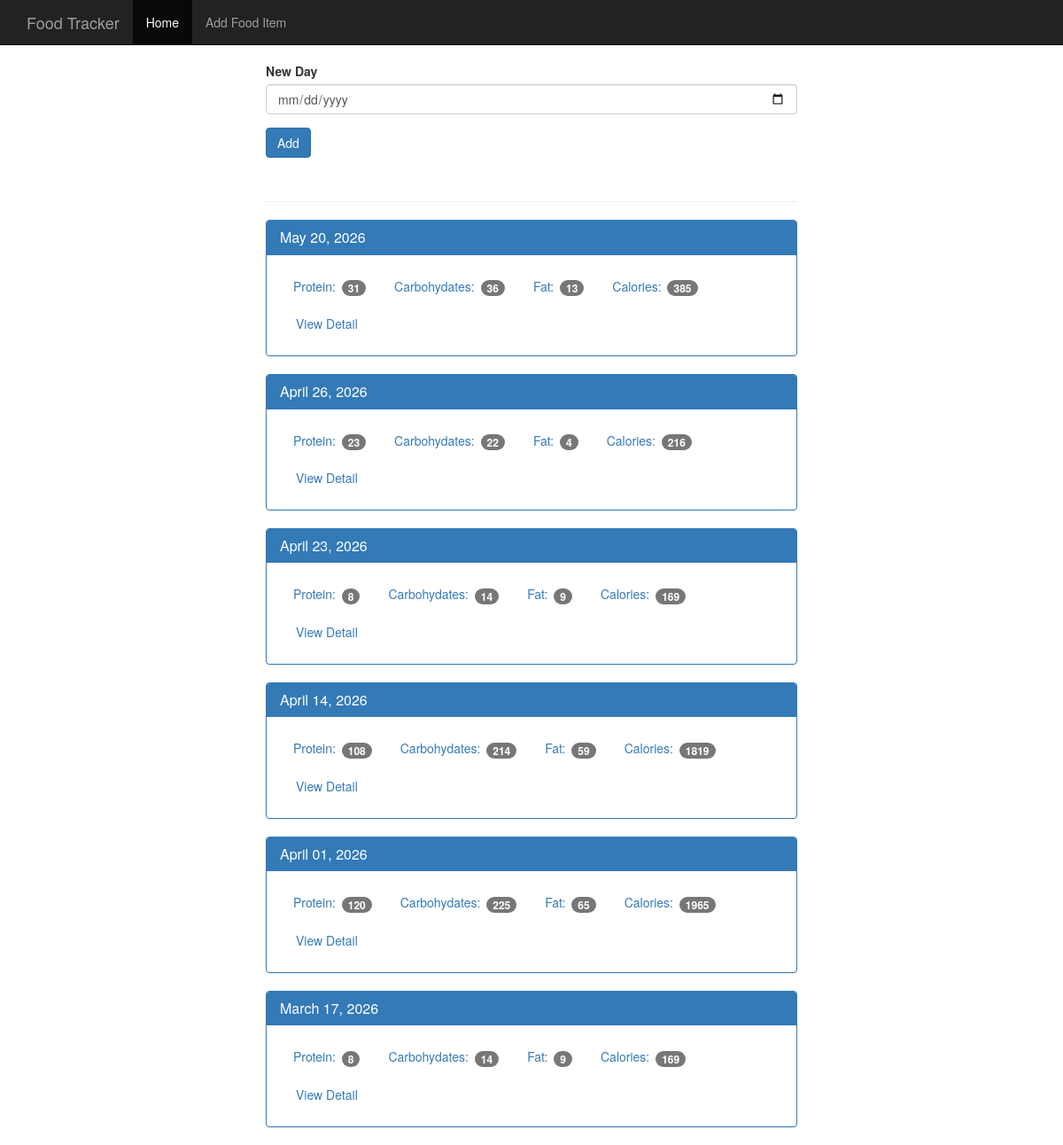
The page / on the database its author committed.
### tables this page shows
CREATE TABLE log_date (
    id integer primary key autoincrement,
    entry_date date not null
);

### app.py (the view, shortened to what this page needs)
@app.route('/', methods=['POST', 'GET'])
def index():
    db = get_db()
    cur = db.execute('''select log_date.entry_date, sum(food.protein) as protein, sum(food.carbohydrates) as carbohydrates, sum(food.fat) as fat, sum(food.calories) as calories
                           from log_date
                           join food_date on food_date.log_date_id = log_date.id
                           join food on food.id = food_date.food_id
                           group by log_date.id order by log_date.entry_date desc''')
    results = cur.fetchall()
    date_results = []
    for i in results:
        single_date = {}
        single_date['entry_date'] = i['entry_date']
        single_date['protein'] = i['protein']
        single_date['carbohydrates'] = i['carbohydrates']
        single_date['fat'] = i['fat']
        single_date['calories'] = i['calories']
        d = datetime.strptime(str(i['entry_date']), '%Y%m%d')
        single_date['pretty_date'] = datetime.strftime(d, '%B %d, %Y')
        date_results.append(single_date)
    return render_template('home.html', results=date_results)

### database.py (called while the page is built)
def connect_db():
    sql = sqlite3.connect('food_log.db')
    sql.row_factory = sqlite3.Row
    return sql

def get_db():
    if not hasattr(g, 'sqlite_db'):
        g.sqlite_db = connect_db()
    return g.sqlite_db

### templates/home.html
{% extends "base.html" %}
{% block body %}
    <nav class="navbar navbar-inverse navbar-fixed-top">
      <div class="container">
        <div class="navbar-header">
          <a class="navbar-brand" href="{{ url_for('index') }}">Food Tracker</a>
        </div>
        <div id="navbar" class="navbar-collapse collapse">
          <ul class="nav navbar-nav">
            <li class="active"><a href="{{ url_for('index') }}">Home</a></li>
            <li><a href="{{ url_for('food') }}">Add Food Item</a></li>
          </ul>
        </div>
      </div>
    </nav>
    <div class="container theme-showcase col-sm-6 col-sm-offset-3" role="main">
      <div class="row">
        <div>
          <form method="POST" action="/">
            <div class="form-group">
              <label for="new-day">New Day</label>
              <input type="date" class="form-control" name="date" id="new-day">
            </div>
            <button type="submit" class="btn btn-primary">Add</button>
          </form>
          <div class="page-header"></div>
          {% for r in results %}
          <div class="panel panel-primary">
            <div class="panel-heading">
              <h3 class="panel-title">{{ r.pretty_date }}</h3>
            </div>
            <div class="panel-body">
              <ul class="nav nav-pills" role="tablist">
                <li><a>Protein: <span class="badge">{{ r.protein }}</span></a></li>
                <li><a>Carbohydates: <span class="badge">{{ r.carbohydrates }}</span></a></li>
                <li><a>Fat: <span class="badge">{{ r.fat }}</span></a></li>
                <li><a>Calories: <span class="badge">{{ r.calories }}</span></a></li>
                <li><a href="{{ url_for('view', date=r.entry_date) }}" type="button" class="btn btn-link">View Detail</a></li>
              </ul>
            </div>
          </div>
          {% endfor %}
        </div>
      </div>
    </div>
{% endblock %}

### templates/base.html (shortened to what this page needs)
<!DOCTYPE html>
<html lang="en">
  <head>
    <link href="{{ url_for('static', filename='bootstrap.min.css') }}" rel="stylesheet">
    <link href="{{ url_for('static', filename='theme.css') }}" rel="stylesheet">
  </head>
  <body>
  {% block body %}{% endblock %}
  </body>
</html>

### static/theme.css (style rules this page uses)
body { padding-top: 70px; padding-bottom: 30px; }

### rows shown on the page
log_date: pretty_date "May 20, 2026", protein "31", carbohydrates "36", fat "13", calories "385"
log_date: pretty_date "April 26, 2026", protein "23", carbohydrates "22", fat "4", calories "216"
log_date: pretty_date "April 23, 2026", protein "8", carbohydrates "14", fat "9", calories "169"
log_date: pretty_date "April 14, 2026", protein "108", carbohydrates "214", fat "59", calories "1819"
log_date: pretty_date "April 01, 2026", protein "120", carbohydrates "225", fat "65", calories "1965"
log_date: pretty_date "March 17, 2026", protein "8", carbohydrates "14", fat "9", calories "169"
